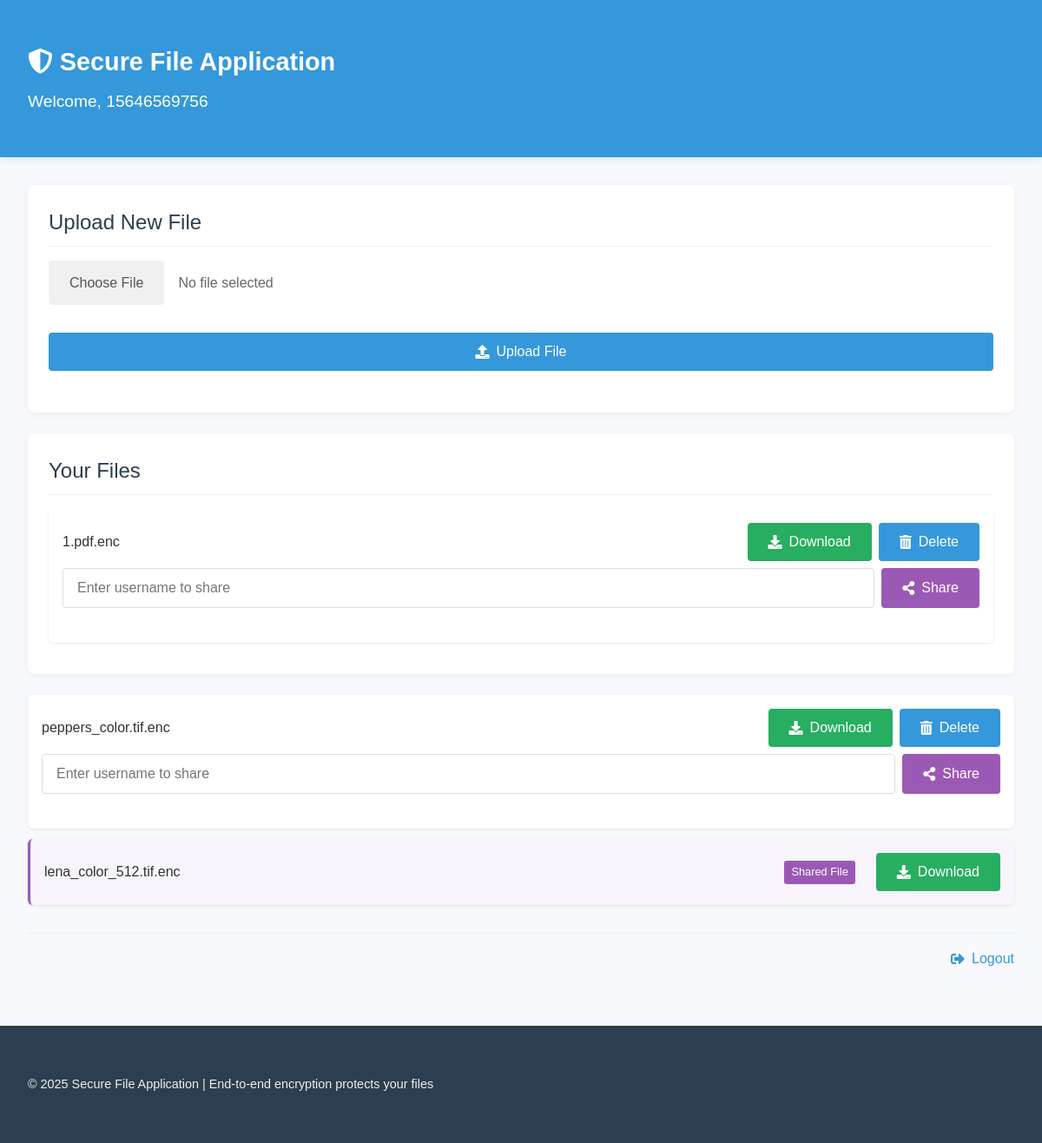
The page / (signed in) on the database its author committed.
### tables this page shows
CREATE TABLE users (
            id INTEGER PRIMARY KEY AUTOINCREMENT,
            username TEXT UNIQUE NOT NULL,
            password TEXT NOT NULL,
            public_key TEXT NOT NULL,
            private_key TEXT NOT NULL
        );

CREATE TABLE files (
            id INTEGER PRIMARY KEY AUTOINCREMENT,
            filename TEXT NOT NULL,
            owner_id INTEGER NOT NULL,
            shared_users TEXT DEFAULT '',
            encryption_key TEXT NOT NULL,
            FOREIGN KEY(owner_id) REFERENCES users(id)
        );

### app.py (the view)
@app.route('/')
@login_required
def index():
    conn = sqlite3.connect('database.db')
    c = conn.cursor()
    c.execute('SELECT * FROM files WHERE owner_id = ?', (current_user.id,))
    owned_files = c.fetchall()
    c.execute('''
        SELECT f.*
        FROM files f
        WHERE f.shared_users LIKE ? OR f.shared_users LIKE ? OR f.shared_users LIKE ?
    ''', (f'%{current_user.id},%', f'%,{current_user.id}', f'{current_user.id}'))
    shared_files = c.fetchall()
    file_dict = {file[0]: file for file in owned_files}
    for file in shared_files:
        if file[0] not in file_dict:
            file_dict[file[0]] = file
    files = list(file_dict.values())
    conn.close()
    return render_template('index.html', files=files)

### app.py (called while the page is built)
@login_manager.user_loader
def load_user(user_id):
    conn = sqlite3.connect('database.db')
    c = conn.cursor()
    c.execute('SELECT * FROM users WHERE id = ?', (user_id,))
    user = c.fetchone()
    conn.close()
    if user:
        return User(user[0], user[1])
    return None

### templates/index.html (shortened to what this page needs)
{% extends "base.html" %}
{% block header %}Welcome, {{ current_user.username }}{% endblock %}
{% block content %}
<div class="main-content">
  <div class="card">
    <h3 class="card-title">Upload New File</h3>
    <form id="uploadForm" class="upload-form">
      <div class="file-input-container">
        <label for="fileInput" class="file-input-label">Choose File</label>
        <span id="selectedFileName" class="selected-file-name">No file selected</span>
      </div>
      <button type="submit" class="btn btn-primary">
        <i class="fas fa-upload"></i> Upload File
      </button>
    </form>
  </div>
  <div class="card">
    <h3 class="card-title">Your Files</h3>
    {% if files %}
    <ul class="file-list">
      {% for file in files %}
      <li class="file-item {% if file[2] != current_user.id %}shared-file{% endif %}">
        <div class="file-info">
          <span class="file-name">{{ file[1] }}</span>
          {% if file[2] != current_user.id %}
          <span class="file-owner-tag">Shared File</span>
          {% endif %}
        </div>
        <div class="file-actions">
            <button class="btn download-btn" data-file-id="{{ file[0] }}">
              <i class="fas fa-download"></i> Download
            </button>
            {% if file[2] == current_user.id %}
            <button class="btn btn-danger delete-btn" data-file-id="{{ file[0] }}">
              <i class="fas fa-trash-alt"></i> Delete
            </button>
            {% endif %}
            </div>
          {% if file[2] == current_user.id %}
          <form action="{{ url_for('share_file', file_id=file[0]) }}" method="POST" class="share-form">
            <input type="text" name="shared_user" placeholder="Enter username to share" />
            <button type="submit" class="btn btn-share">
              <i class="fas fa-share-alt"></i> Share
            </button>
          </form>
          {% endif %}
        </div>
      </li>
      {% endfor %}
    {% else %}
    <div class="empty-state">
      <p>You haven't uploaded any files yet</p>
      <p class="empty-state-hint">Click the "Upload File" button above to get started</p>
    </div>
    {% endif %}
<div class="nav-links">
  <a href="{{ url_for('logout') }}" class="nav-link">
    <i class="fas fa-sign-out-alt"></i> Logout
  </a>
</div>
{% endblock %}

### static/styles.css (style rules this page uses)
* { margin: 0; padding: 0; box-sizing: border-box; }
body { font-family: "Noto Sans TC", "PingFang TC", "Microsoft JhengHei", "微軟正黑體", "Heiti TC", "黑體-繁", sans-serif; line-height: 1.6; color: #333; background-color: #f7f9fc; min-height: 100vh; display: flex; flex-direction: column; }
h3 { font-size: 1.5rem; color: #2c3e50; margin: 1.5rem 0 1rem; font-weight: 500; }
.card { background: white; padding: 1.5rem; border-radius: 8px; box-shadow: 0 2px 10px rgba(0, 0, 0, 0.05); margin-bottom: 1.5rem; }
.card-title { margin-top: 0; margin-bottom: 1rem; padding-bottom: 0.5rem; border-bottom: 1px solid #eee; }
form { margin-bottom: 1.5rem; }
label { display: block; margin-bottom: 0.5rem; font-weight: 500; color: #555; }
input[type="text"], input[type="password"], input[type="file"] { width: 100%; padding: 0.8rem 1rem; border: 1px solid #ddd; border-radius: 4px; font-size: 1rem; transition: border-color 0.3s, box-shadow 0.3s; }
.btn { background-color: #3498db; color: white; border: none; padding: 0.8rem 1.5rem; border-radius: 4px; cursor: pointer; font-size: 1rem; font-weight: 500; transition: background-color 0.3s, transform 0.1s; display: inline-flex; align-items: center; justify-content: center; }
.btn i { margin-right: 0.5rem; }
.btn-primary { background-color: #3498db; }
.upload-form { display: flex; flex-direction: column; gap: 1rem; }
.file-input-container { position: relative; display: flex; align-items: center; margin-bottom: 1rem; }
.file-input-label { background-color: #f0f0f0; color: #555; padding: 0.8rem 1.5rem; border-radius: 4px; cursor: pointer; font-weight: 500; transition: background-color 0.3s; display: inline-flex; align-items: center; margin-right: 1rem; margin-bottom: 0; }
.selected-file-name { flex: 1; white-space: nowrap; overflow: hidden; text-overflow: ellipsis; color: #666; }
.file-list { list-style: none; }
.file-item { background: white; padding: 1rem; margin-bottom: 0.8rem; border-radius: 6px; box-shadow: 0 1px 3px rgba(0, 0, 0, 0.1); display: flex; align-items: center; flex-wrap: wrap; transition: transform 0.2s, box-shadow 0.2s; }
.file-name { flex: 1; font-weight: 500; margin-right: 1rem; }
.file-actions { display: flex; align-items: center; flex-wrap: wrap; gap: 0.5rem; }
.download-btn { background-color: #27ae60; }
.share-form { display: flex; margin-top: 0.5rem; width: 100%; }
.share-form input { flex: 1; margin-bottom: 0; margin-right: 0.5rem; }
.btn-share { background-color: #9b59b6; }
.nav-links { display: flex; justify-content: flex-end; margin-top: 2rem; padding-top: 1rem; border-top: 1px solid #eee; }
.nav-link { color: #3498db; text-decoration: none; font-weight: 500; transition: color 0.3s; display: inline-flex; align-items: center; }
.nav-link i { margin-right: 0.5rem; }
.shared-file { border-left: 3px solid #9b59b6; background-color: #f8f4fc; }
.file-info { display: flex; flex: 1; align-items: center; margin-right: 1rem; }
.file-owner-tag { font-size: 0.8rem; background-color: #9b59b6; color: white; padding: 0.2rem 0.5rem; border-radius: 3px; margin-left: 0.8rem; }

### rows shown on the page
users: username "15646569756"
files: filename "1.pdf.enc"
files: filename "peppers_color.tif.enc"
files: filename "lena_color_512.tif.enc", shows "Shared File"
